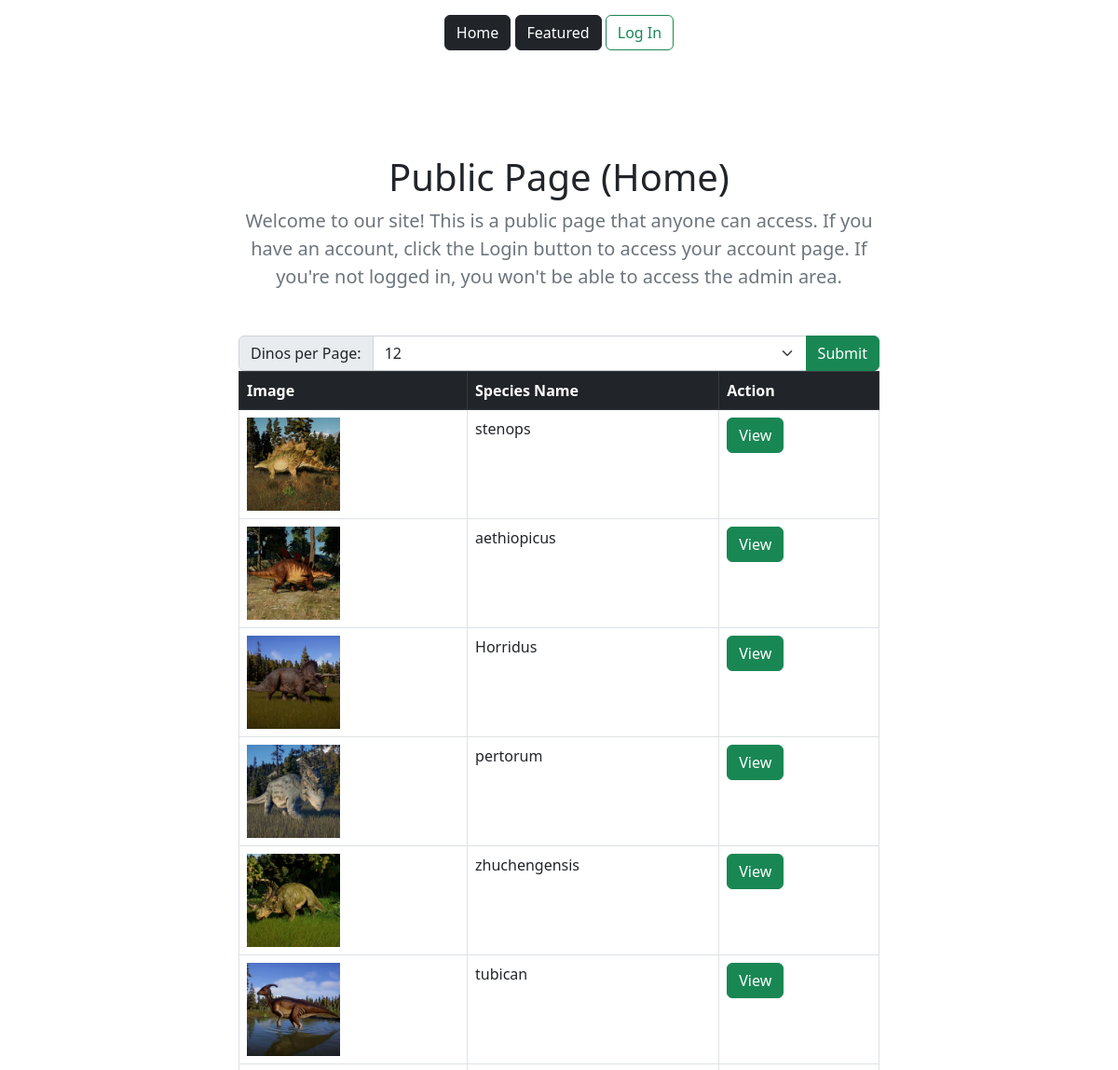
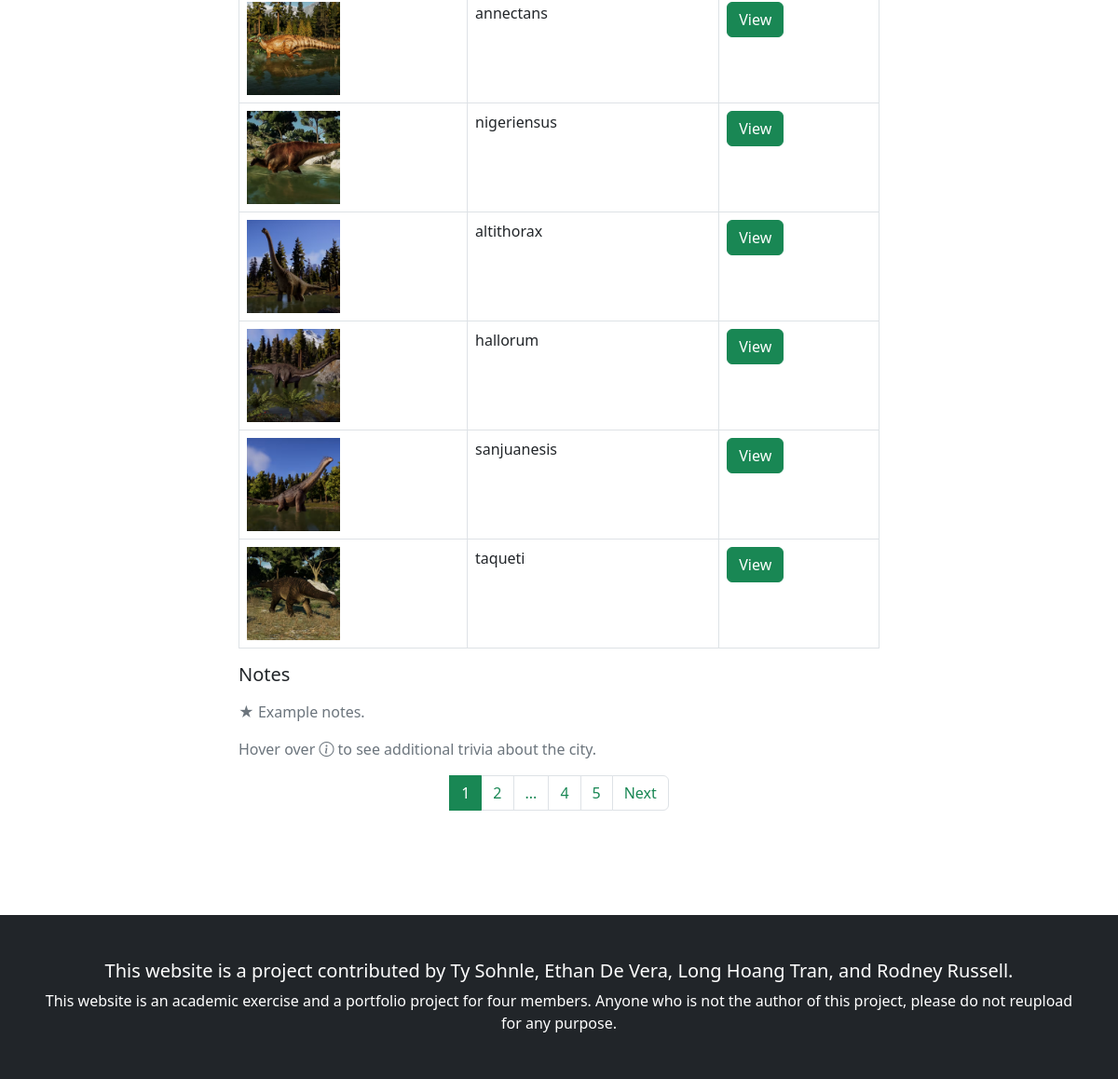
The page / on the database its author committed (2 pictures, top to bottom).
### tables this page shows
CREATE TABLE `dinobase` (
    `id` INT AUTO_INCREMENT NOT NULL PRIMARY KEY,
    `genus_name` VARCHAR(100) NULL,
    `species_name` VARCHAR(100) NOT NULL,
    `status` ENUM('Valid', 'Nomen Nudum', 'Nomen Dubium', 'Rejected') NOT NULL,
    `year` INT NOT NULL,
    `size` DECIMAL(7,2) UNSIGNED NULL,
    `weight` DECIMAL(15,1) UNSIGNED NULL,
    `continent` INT NOT NULL CHECK (continent > 0 AND continent < 8),
    `country` VARCHAR(50) NOT NULL,
    `time_period` ENUM('Early Triassic', 'Late Triassic', 'Early Jurassic', 'Late Jurassic', 'Early Cretaceous', 'Late Cretaceous') NULL,
    `description` TEXT NOT NULL,
    `type` ENUM('Terrestrial','Avian','Aquatic') NULL,
    `is_alive` BOOLEAN NOT NULL,
    `url` VARCHAR(200) NOT NULL,
    `user_id` INT NULL,
    FOREIGN KEY (user_id) REFERENCES group_1_catalogue_admin(account_id)
);

### public/index.php (the view, shortened to what this page needs)
<?php
$title = "Public Page (Home)";
$introduction = "Welcome to our site! This is a public page that anyone can access. If you have an account, click the Login button to access your account page. If you're not logged in, you won't be able to access the admin area.";
include 'includes/header.php';
$per_page = $_POST['number-of-results'] ?? $_GET['number-of-results'] ?? 12;
$total_count = count_records();
$total_pages = ceil($total_count / $per_page);
$current_page = (int) ($_GET['page'] ?? 1);
$offset = $per_page * ($current_page - 1);
?>
<form action="<?= htmlspecialchars($_SERVER['PHP_SELF']); ?>" method="POST">
    <div class="input-group">
        <label for="number-of-results" class="input-group-text">Dinos per Page:</label>
        <select name="number-of-results" id="number-of-results" class="form-select" aria-label="Dinos per page">
            <?php foreach ([12, 24, 48] as $value): ?>
                <option value="<?= $value; ?>" <?= ($per_page == $value) ? 'selected' : ''; ?>><?= $value; ?></option>
            <?php endforeach; ?>
        </select>
        <input type="submit" name="submit-page-number" id="submit-page-number" value="Submit" class="btn btn-success">
    </div>
</form>
<?php
$result = find_records($per_page, $offset);
if ($connection->error): ?>
    <p>Oh no! There was an issue retrieving the data.</p>
<?php elseif ($result->num_rows > 0): ?>
    <?php
    $user_fav_ids = [];
    echo generate_table($result->fetch_all(MYSQLI_ASSOC), function ($row) use ($user_fav_ids) {
        $view = '<a href="view.php?id=' . $row['id'] . '" class="btn btn-success me-1">View</a>';
        $edit = '';
        $fav_button = '';
        if (isset($_SESSION['user_id'])) {
            if ($row['user_id'] == $_SESSION['user_id']) {
                $edit = '<a href="edit.php" class="btn btn-primary me-1">My Dinosaurs</a>';
            }
            $action = in_array($row['id'], $user_fav_ids) ? 'remove' : 'add';
            $label = $action === 'add' ? '<i class="bi bi-heart"></i>' : '<i class="bi bi-heart-fill"></i>';
            $fav_button = '<form method="POST" action="favourites.php" style="display:inline">'
                . '<input type="hidden" name="dino_id" value="' . $row['id'] . '">'
                . '<input type="hidden" name="action" value="' . $action . '">'
                . '<button class="btn btn-outline-primary" type="submit">' . $label . '</button>'
                . '</form>';
        }
        return $view . $edit . $fav_button;
    }); ?>
    <nav aria-label="Page Number">
        <ul class="pagination justify-content-center">
            <?php
            $gap = FALSE;
            $window = 1;
            for ($i = 1; $i <= $total_pages; $i++) {
                if ($i > 1 + $window && $i < $total_pages - $window && abs($i - $current_page) > $window) {
                    if (!$gap): ?>
                        <li class="page-item"><span class="page-link link-success">...</span></li>
                    <?php endif;
                    $gap = TRUE;
                    continue;
                }
                $gap = FALSE;
                if ($current_page == $i): ?>
                    <li class="page-item bg-success active">
                        <a href="#" class="page-link bg-success link-white border border-success"><?= $i; ?></a>
                    </li>
                <?php else: ?>
                    <li class="page-item">
                        <a href="index.php?page=<?= $i; ?>&number-of-results=<?= $per_page; ?>"
                            class="page-link link-success"><?= $i; ?></a>
                    </li>
                <?php endif;
            }
            ?>
            <?php if ($current_page < $total_pages): ?>
                <li class="page-item">
                    <a href="index.php?page=<?= $current_page + 1; ?>&number-of-results=<?= $per_page; ?>"
                        class="page-link link-success">Next</a>
                </li>
            <?php endif; ?>
        </ul>
    </nav>
<?php endif;
include 'includes/footer.php'; ?>

### public/includes/header.php (shortened to what this page needs)
<?php
$connection = db_connect();
require_once '../private/functions.php';
?>
<!DOCTYPE html>
<html lang="en">
<head>
    <link href="https://cdn.jsdelivr.net/npm/bootstrap@5.2.3/dist/css/bootstrap.min.css" rel="stylesheet"
>
    <link rel="stylesheet" href="https://cdn.jsdelivr.net/npm/bootstrap-icons@1.11.3/font/bootstrap-icons.min.css">
</head>
<body class="min-vh-100 d-flex flex-column justify-content-between">
    <header class="text-center p-3">
        <nav class="mb-5">
            <a href="index.php" class="btn btn-dark">Home</a>
            <a href="featured-items.php" class="btn btn-dark">Featured</a>
            <?php if (isset($_SESSION['user_id'])) : ?>
                <a href="add.php" class="btn btn-success">Add</a>
                <a href="edit.php" class="btn btn-warning">Edit</a>
                <a href="delete.php" class="btn btn-danger">Delete</a>
                <a href="logout.php" class="btn btn-outline-danger">Log Out</a>
            <?php else : ?>
                <a href="login.php" class="btn btn-outline-success">Log In</a>
            <?php endif; ?>
        </nav>
    </header>
    <main class="container p-5">
        <section class="row justify-content-center text-center">
            <div class="col col-md-10 col-xl-8">
                <h1 class="fw-light text-center"><?php echo $title; ?></h1>
                <p class="text-muted text-center lead mb-5"><?php echo $introduction; ?></p>
            </div>
        </section>
        <section class="row justify-content-center">
            <div class="col col-md-10 col-xl-8">

### private/functions.php (shortened to what this page needs)
<?php
function count_records()
{
    global $connection;
    $sql = "SELECT COUNT(*) FROM dinobase;";
    $results = mysqli_query($connection, $sql);
    $fetch = mysqli_fetch_row($results);
    return $fetch[0];
}
function find_records($limit = 12, $offset = 0)
{
    global $connection;
    $sql = "SELECT * FROM dinobase";
    if ($limit > 0) {
        $sql .= " LIMIT ?";
        if ($offset > 0) {
            $sql .= " OFFSET ?";
            $statement = $connection->prepare($sql);
            $statement->bind_param("ii", $limit, $offset);
        } else {
            $statement = $connection->prepare($sql);
            $statement->bind_param("i", $limit);
        }
    }
    $statement->execute();
    return $statement->get_result();
}
function generate_table($dinos, $button_callback = null)
{
    if (count($dinos) > 0) {
        echo "<table class=\"table table-bordered table-hover\"> \n
              <thead> \n
              <tr class=\"table-dark\"> \n
              <th scope=\"col\">Image</th> \n
              <th scope=\"col\">Species Name</th> \n";
        if ($button_callback != null) {
            echo "<th scope=\"col\">Action</th> \n";
        }
        echo "</tr> \n
              </thead> \n
              <tbody> \n";
        foreach ($dinos as $dino) {
            extract($dino);
            echo "<tr> \n
                  <td>
                    <img src=\"../data/img/thumbs/$url\" alt=\"$genus_name thumbnail\"style=\"max-width: 100px; height: auto;\">
                  </td> \n
                  <td>$species_name</td> \n
                  ";
            if ($button_callback != null) {
                $buttons = call_user_func($button_callback, $dino);
                echo "<td>$buttons</td> \n";
            }
            echo "</tr> \n";
        }
        echo "</tbody> \n
              </table> \n
              <aside> \n
              <h3 class=\"fs-5 fw-normal\">Notes</h3> \n
              <p class=\"text-muted my-3\">&starf; Example notes.</p> \n
              <p class=\"text-muted my-3\">Hover over <i class=\"bi bi-info-circle\" data-bs-toggle=\"tooltip\" title=\"I'm a tooltip!\"></i> to see additional trivia about the city.</p> \n
              </aside> \n";
    } else {
        echo "<h2 class=\"fw-light\">Oh no!</h2>";
        echo "<p>We're sorry, but we weren't able to find anything.</p>";
    }
}

### public/includes/footer.php (shortened to what this page needs)
                        </div>
                </section>
        </main>
        <footer class="text-bg-dark text-center p-5 mt-5">
                <h2 class="fw-light fs-5">This website is a project contributed by Ty Sohnle, Ethan De Vera, Long Hoang Tran, and Rodney Russell.</h2>
                <p class="m-0">This website is an academic exercise and a portfolio project for four members. Anyone who is not the author of this project, please do not reupload for any purpose.</p>
        </footer>
    </body>
</html>

### rows shown on the page
dinobase: url (picture), species_name "stenops"
dinobase: url (picture), species_name "aethiopicus"
dinobase: url (picture), species_name "Horridus"
dinobase: url (picture), species_name "pertorum"
dinobase: url (picture), species_name "zhuchengensis"
dinobase: url (picture), species_name "tubican"
dinobase: url (picture), species_name "annectans"
dinobase: url (picture), species_name "nigeriensus"
dinobase: url (picture), species_name "altithorax"
dinobase: url (picture), species_name "hallorum"
dinobase: url (picture), species_name "sanjuanesis"
dinobase: url (picture), species_name "taqueti"

### other values the page prints
$title "Public Page (Home)"
form field number-of-results "12"
